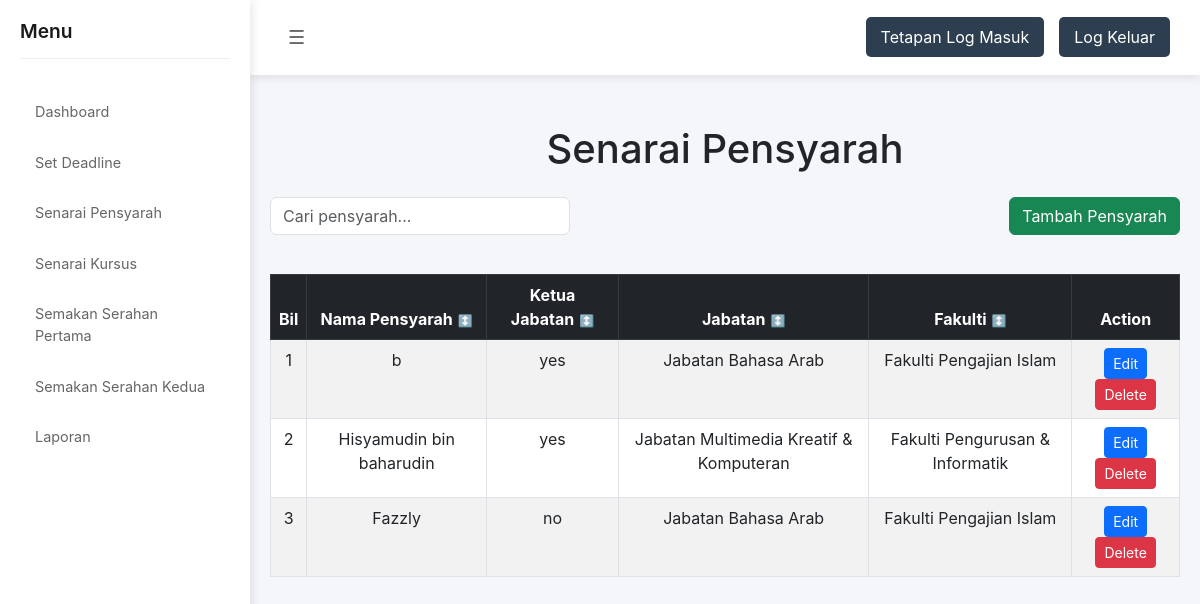
Page /senarai_pensyarah.php on the committed database.
### tables this page shows
CREATE TABLE `pensyarah` (
  `id` int(11) NOT NULL,
  `id_users` int(11) NOT NULL,
  `nama_pensyarah` varchar(255) NOT NULL,
  `ketua_jabatan` enum('yes','no') DEFAULT NULL,
  `jabatan` varchar(255) DEFAULT NULL,
  `fakulti` varchar(255) DEFAULT NULL
);

### senarai_pensyarah.php (the view, shortened to what this page needs)
<!DOCTYPE html>
<html lang="en">
<head>
    <link href="https://cdn.jsdelivr.net/npm/bootstrap@5.3.0/dist/css/bootstrap.min.css" rel="stylesheet">
</head>
<body>
<?php include('sidebar.php'); ?>
    <div class="content table-container">
        <h1 class="text-center mb-4">Senarai Pensyarah</h1>
        <div class="center-button d-flex justify-content-between align-items-center">
            <div class="search-container">
                <input type="text" id="searchInput" class="form-control" placeholder="Cari pensyarah...">
            </div>
            <button class="btn btn-success" onclick="window.location.href='tambah_pensyarah.php'">
                Tambah Pensyarah
            </button>
        </div>
        <br>
        <table class="table table-bordered table-striped text-center">
            <thead class="table-dark">
                <tr>
                    <th>Bil</th>
                    <th class="sortable" data-sort="nama_pensyarah">Nama Pensyarah</th>
                    <th class="sortable" data-sort="ketua_jabatan">Ketua Jabatan</th>
                    <th class="sortable" data-sort="jabatan">Jabatan</th>
                    <th class="sortable" data-sort="fakulti">Fakulti</th>
                    <th>Action</th>
                </tr>
            </thead>
            <tbody id="lecturerTableBody">
                <?php
                include "database.php";
                $sql = "SELECT * FROM pensyarah";
                $result = $conn->query($sql);
                if ($result->num_rows > 0) {
                    $bil = 1;
                    while ($row = $result->fetch_assoc()) {
                        echo "<tr>
                                <td>{$bil}</td>
                                <td>{$row['nama_pensyarah']}</td>
                                <td>{$row['ketua_jabatan']}</td>
                                <td>{$row['jabatan']}</td>
                                <td>{$row['fakulti']}</td>
                                <td>
                                    <a href='kemaskini_pensyarah.php?id={$row['id']}' class='btn btn-primary btn-sm'>Edit</a>
                                    <a href='buang_pensyarah.php?id={$row['id']}' class='btn btn-danger btn-sm' onclick='return confirm(\"Are you sure you want to delete this lecturer?\")'>Delete</a>
                                </td>
                              </tr>";
                        $bil++;
                    }
                } else {
                    echo "<tr><td colspan='6'>No records found</td></tr>";
                }
                ?>
            </tbody>
        </table>
    </div>
</body>
</html>

### senarai_pensyarah.php (style rules this page uses)
body { background-color: #f8f9fa; }
.table-container { margin-top: 50px; margin-bottom: 30px; margin-left: 20px; margin-right: 20px; }
.center-button { display: flex; justify-content: right; }
.search-container { width: 300px; }
.center-button { margin-bottom: 15px; }
.sortable { cursor: pointer; }
.sortable::after { content: '↕️'; font-size: 12px; margin-left: 5px; }

### sidebar.php (style rules this page uses)
* { margin: 0; padding: 0; box-sizing: border-box; font-family: 'Inter', sans-serif; }
body { display: flex; min-height: 100vh; background-color: #f5f6fa; }

### rows in the picture
pensyarah: nama_pensyarah "b", ketua_jabatan "yes", jabatan "Jabatan Bahasa Arab", fakulti "Fakulti Pengajian Islam"
pensyarah: nama_pensyarah "Hisyamudin bin baharudin", ketua_jabatan "yes", jabatan "Jabatan Multimedia Kreatif & Komputeran", fakulti "Fakulti Pengurusan & Informatik"
pensyarah: nama_pensyarah "Fazzly", ketua_jabatan "no", jabatan "Jabatan Bahasa Arab", fakulti "Fakulti Pengajian Islam"
